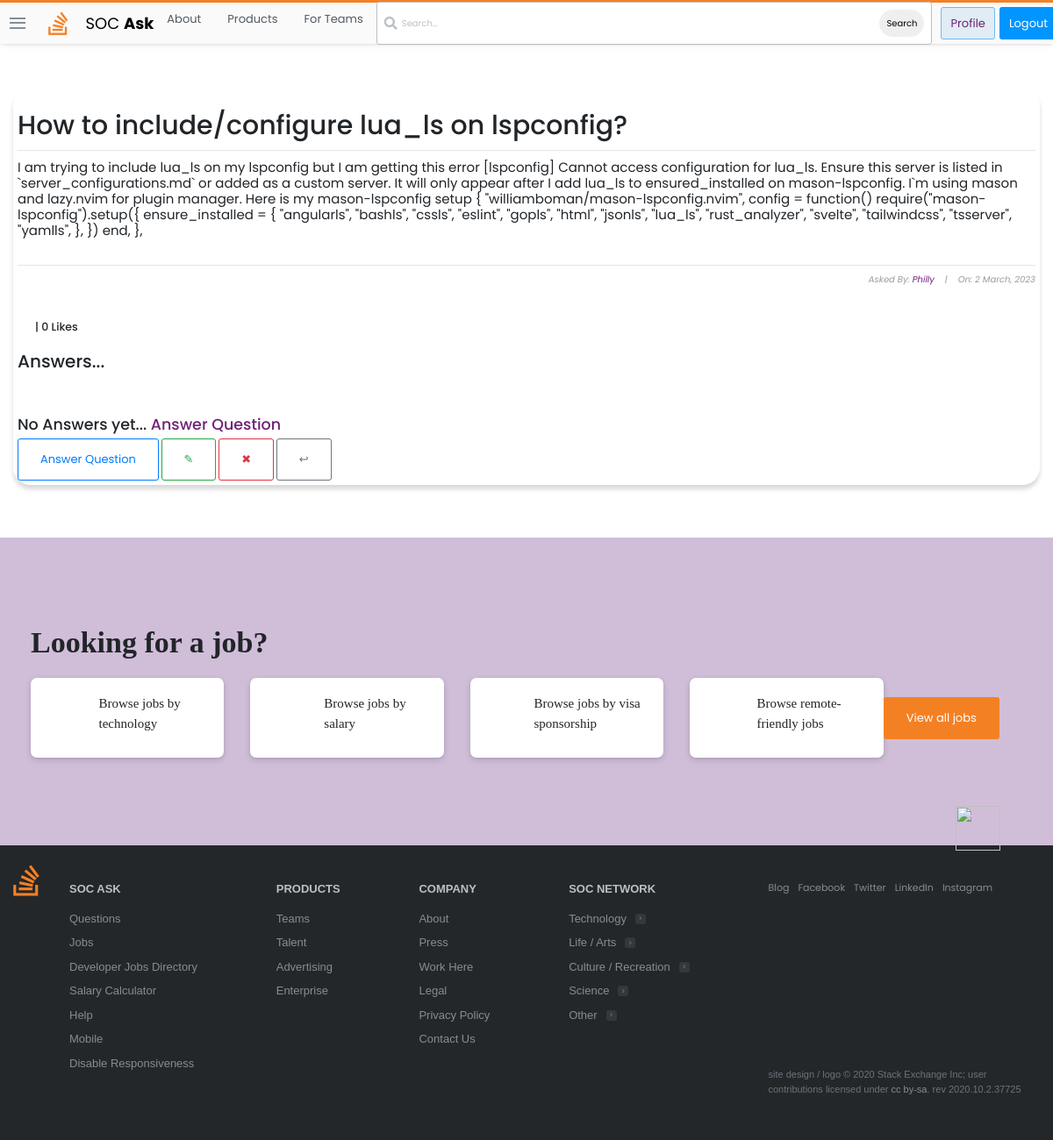
The app's page /questions/4/ (signed in), older data.
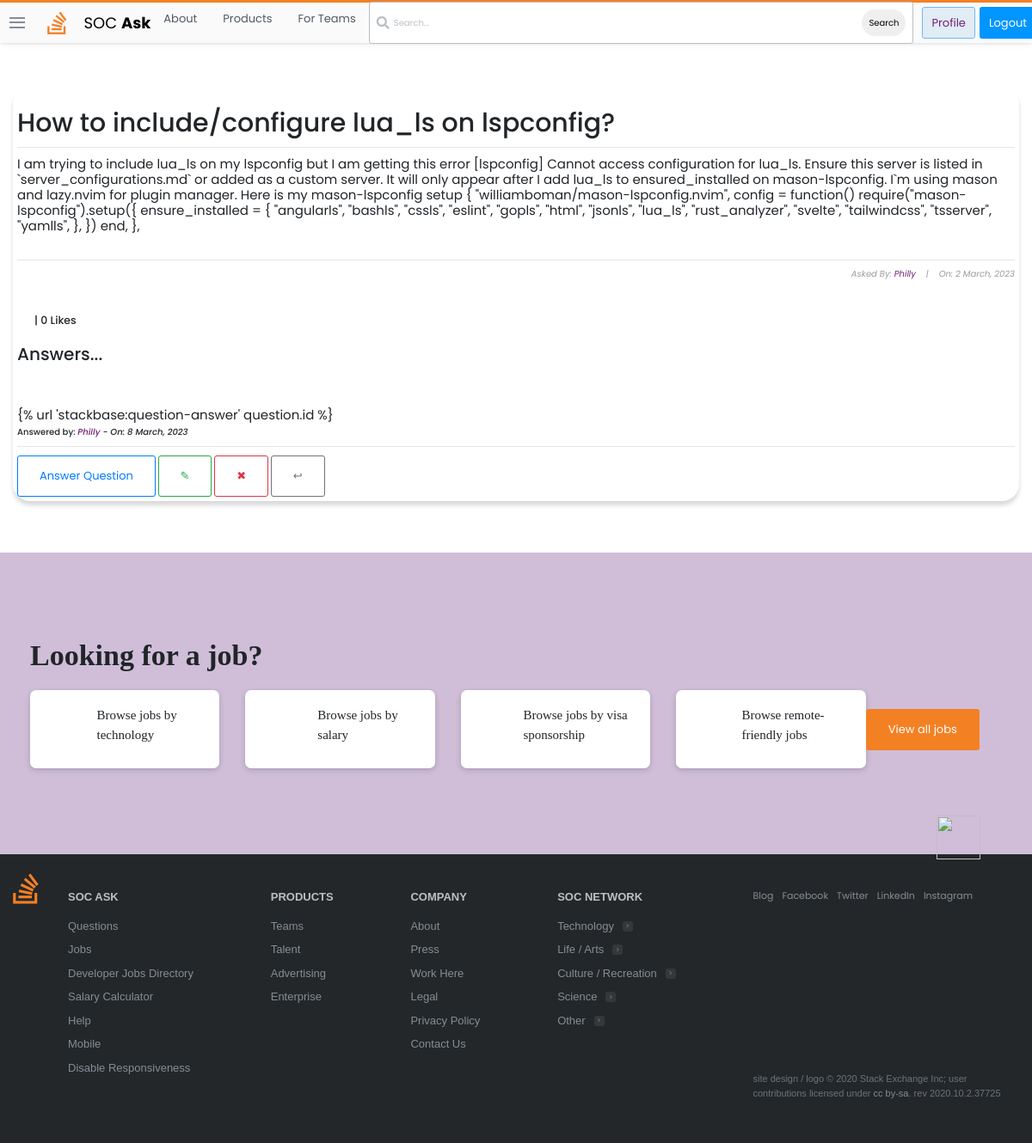
The same page, newer data.
### stackbase/models.py (models this page shows, shortened)
class Answer(models.Model):
    question = models.ForeignKey(
        Question, related_name="answer", on_delete=models.CASCADE)
    name = models.CharField(max_length=500)
    content = models.TextField(null=True, blank=True)
    date_created = models.DateTimeField(default=timezone.now)

### stackbase/views.py (the view)
# urls.py: path('questions/<int:pk>/', views.QuestionDetailView.as_view(),
class QuestionDetailView(DetailView):
    model = Question
    context_object_name = 'question'
    def get_context_data(self, *args, **kwargs):
        context = super(QuestionDetailView, self).get_context_data()
        name = get_object_or_404(Question, id=self.kwargs['pk'])
        likes_count = name.likes_count()
        liked = False
        if name.likes.filter(id=self.request.user.id).exists():
            liked = True
        context['likes_count'] = likes_count
        context['liked'] = liked
        return context

### stackbase/models.py (called while the page is built)
    def likes_count(self):
        return self.likes.count()

### stackbase/templates/stackbase/question_detail.html (shortened to what this page needs)
{% extends 'base.html' %}
{% block content %}
<!DOCTYPE html>
<html lang="en">
<head>
</head>
<body>
    <div class="container">
        <div class="list-question">
            <div class="questions">
                <div class="container" style="background-color: (201, 255, 255, 0.22); padding: 5px; box-shadow: rgba(0, 0, 0, 0.15) 0px 5px 5px 0px; border-radius: 20px;" >
                    <h3 id="fh3">{{question.title}}</h3>
                    <hr>
                    <h6 id="fh6">{{ question.content|safe }}</h6>
                    <hr>
                    <h6 id="fh6" style="font-size: 10px; font-style: italic; color: rgb(155, 155, 155); text-align: right;">Asked By: <a href="{% url 'profile' %}">{{ object.user|title }}</a>&nbsp;&nbsp;&nbsp; |&nbsp;&nbsp;&nbsp; On: {{ object.date_created|date:"j F, Y" }}</h6>
                    <br>
                        <form action="{% url 'stackbase:like_post' object.pk %}" method="POST">
                            {% if user.is_authenticated %}
                                {% if liked %}
                                    <div style="display: flex; align-items: center; margin-left: 10px;">
                                        <button type="submit" name="question_id" value="{{ question.id }}" style="border: none; border-radius: 60px;"><img src="https://image.similarpng.com/very-thumbnail/2020/06/Dislike-icon-transparent-PNG.png" alt="" style="width: 40px;"></button> <h5 style="margin-left: 10px; cursor: pointer;"> |  {{ likes_count }} Likes</h5>
                                    </div>
                                {% else %}
                                    <div style="display: flex; align-items: center; margin-left: 10px;">
                                        <h5 style="margin-left: 10px; cursor: pointer;"> |  {{ likes_count }} Likes</h5>
                                    </div>
                                {% endif %}
                            {% else %}
                                <h5 style="margin-left: 10px; cursor: pointer;"><a href="{% url 'login' %}">Login</a> to Like Question |  {{ likes_count }} Likes</h5>
                            {% endif %}
                        </form>
                    <br>
                    <h2>Answers...</h2> <br><br><br>
                    {% if user.is_authenticated %}
                        {% if not question.answer.all %}
                            <h3>No Answers yet... <a href="{% url 'stackbase:question-answer' question.id %}">Answer Question</a> </h3>
                        {% else %}
                            {% for comment in question.answer.all %}
                                <h3 style="font-weight: normal; font-size: 15px;">{{comment.content|safe}}</h3>
                                <h3 style="font-size: 10px;">Answered by: <i><a href="">{{comment.name}}</a> - On: {{comment.date_created|date:"j F, Y"}}</i></h3>
                                <hr>
                            {% endfor %}
                        {% endif %}
                    {% else %}
                        <h5 style="margin-left: 10px; cursor: pointer;"><a href="{% url 'login' %}">Login</a> to View Answers :) </h5>
                    {% endif %}
                    <a class="btn btn-outline-primary" id="fa" href="{% url 'stackbase:question-answer' question.id %}" style="text-decoration: none;">Answer Question</a>
                    <a style="text-decoration: none; " class="btn btn-outline-success" href="{% url 'stackbase:question-update' question.id %}">&#x270E;</a>
                    <a style="text-decoration: none; " class="btn btn-outline-danger" href="{% url 'stackbase:question-delete' question.id %}">&#x2716;</a>
                    <a style="text-decoration: none; " class="btn btn-outline-secondary" href="{% url 'stackbase:question-list' %}">&#x21a9;</a>
                </div> <br><br>
                </div> <br>
            </div>
        </div>
        <br>
</body>
</html>
{% endblock content %}

Row changes from the older to the newer data that the page shows:
added Answer: content "{% url 'stackbase:question-answer' question.id %}", name "Philly", date_created "8 March, 2023"
Text that changed along with them:
text no longer shown: "No Answers yet... Answer Question"
